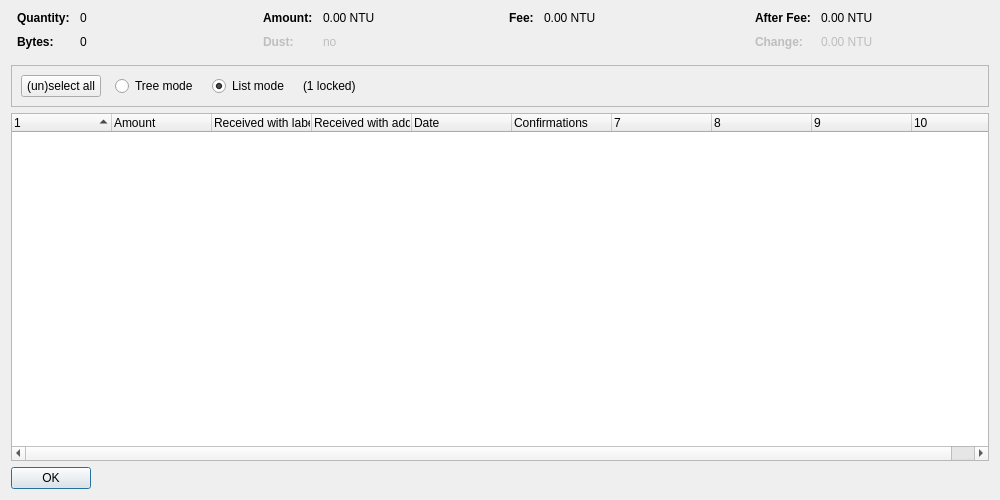
<?xml version="1.0" encoding="UTF-8"?>
<ui version="4.0">
 <class>CoinControlDialog</class>
 <widget class="QDialog" name="CoinControlDialog">
  <property name="geometry">
   <rect>
    <x>0</x>
    <y>0</y>
    <width>1000</width>
    <height>500</height>
   </rect>
  </property>
  <property name="windowTitle">
   <string>Coin Selection</string>
  </property>
  <layout class="QVBoxLayout" name="verticalLayout">
   <item>
    <layout class="QHBoxLayout" name="horizontalLayoutTop" stretch="0,0,0,0">
     <property name="topMargin">
      <number>0</number>
     </property>
     <property name="bottomMargin">
      <number>10</number>
     </property>
     <item>
      <layout class="QFormLayout" name="formLayoutCoinControl1">
       <property name="horizontalSpacing">
        <number>10</number>
       </property>
       <property name="verticalSpacing">
        <number>10</number>
       </property>
       <property name="leftMargin">
        <number>6</number>
       </property>
       <property name="rightMargin">
        <number>6</number>
       </property>
       <item row="0" column="0">
        <widget class="QLabel" name="labelCoinControlQuantityText">
         <property name="font">
          <font>
           <weight>75</weight>
           <bold>true</bold>
          </font>
         </property>
         <property name="text">
          <string>Quantity:</string>
         </property>
        </widget>
       </item>
       <item row="0" column="1">
        <widget class="QLabel" name="labelCoinControlQuantity">
         <property name="cursor">
          <cursorShape>IBeamCursor</cursorShape>
         </property>
         <property name="contextMenuPolicy">
          <enum>Qt::ActionsContextMenu</enum>
         </property>
         <property name="text">
          <string notr="true">0</string>
         </property>
         <property name="textInteractionFlags">
          <set>Qt::LinksAccessibleByMouse|Qt::TextSelectableByKeyboard|Qt::TextSelectableByMouse</set>
         </property>
        </widget>
       </item>
       <item row="1" column="0">
        <widget class="QLabel" name="labelCoinControlBytesText">
         <property name="font">
          <font>
           <weight>75</weight>
           <bold>true</bold>
          </font>
         </property>
         <property name="text">
          <string>Bytes:</string>
         </property>
        </widget>
       </item>
       <item row="1" column="1">
        <widget class="QLabel" name="labelCoinControlBytes">
         <property name="cursor">
          <cursorShape>IBeamCursor</cursorShape>
         </property>
         <property name="contextMenuPolicy">
          <enum>Qt::ActionsContextMenu</enum>
         </property>
         <property name="text">
          <string notr="true">0</string>
         </property>
         <property name="textInteractionFlags">
          <set>Qt::LinksAccessibleByMouse|Qt::TextSelectableByKeyboard|Qt::TextSelectableByMouse</set>
         </property>
        </widget>
       </item>
      </layout>
     </item>
     <item>
      <layout class="QFormLayout" name="formLayoutCoinControl2">
       <property name="horizontalSpacing">
        <number>10</number>
       </property>
       <property name="verticalSpacing">
        <number>10</number>
       </property>
       <property name="leftMargin">
        <number>6</number>
       </property>
       <property name="rightMargin">
        <number>6</number>
       </property>
       <item row="0" column="0">
        <widget class="QLabel" name="labelCoinControlAmountText">
         <property name="font">
          <font>
           <weight>75</weight>
           <bold>true</bold>
          </font>
         </property>
         <property name="text">
          <string>Amount:</string>
         </property>
        </widget>
       </item>
       <item row="0" column="1">
        <widget class="QLabel" name="labelCoinControlAmount">
         <property name="cursor">
          <cursorShape>IBeamCursor</cursorShape>
         </property>
         <property name="contextMenuPolicy">
          <enum>Qt::ActionsContextMenu</enum>
         </property>
         <property name="text">
          <string notr="true">0.00 NTU</string>
         </property>
         <property name="textInteractionFlags">
          <set>Qt::LinksAccessibleByMouse|Qt::TextSelectableByKeyboard|Qt::TextSelectableByMouse</set>
         </property>
        </widget>
       </item>
       <item row="1" column="0">
        <widget class="QLabel" name="labelCoinControlLowOutputText">
         <property name="enabled">
          <bool>false</bool>
         </property>
         <property name="font">
          <font>
           <weight>75</weight>
           <bold>true</bold>
          </font>
         </property>
         <property name="text">
          <string>Dust:</string>
         </property>
        </widget>
       </item>
       <item row="1" column="1">
        <widget class="QLabel" name="labelCoinControlLowOutput">
         <property name="enabled">
          <bool>false</bool>
         </property>
         <property name="cursor">
          <cursorShape>IBeamCursor</cursorShape>
         </property>
         <property name="contextMenuPolicy">
          <enum>Qt::ActionsContextMenu</enum>
         </property>
         <property name="text">
          <string notr="true">no</string>
         </property>
         <property name="textInteractionFlags">
          <set>Qt::LinksAccessibleByMouse|Qt::TextSelectableByKeyboard|Qt::TextSelectableByMouse</set>
         </property>
        </widget>
       </item>
      </layout>
     </item>
     <item>
      <layout class="QFormLayout" name="formLayoutCoinControl3">
       <property name="horizontalSpacing">
        <number>10</number>
       </property>
       <property name="verticalSpacing">
        <number>10</number>
       </property>
       <property name="leftMargin">
        <number>6</number>
       </property>
       <property name="rightMargin">
        <number>6</number>
       </property>
       <item row="0" column="0">
        <widget class="QLabel" name="labelCoinControlFeeText">
         <property name="font">
          <font>
           <weight>75</weight>
           <bold>true</bold>
          </font>
         </property>
         <property name="text">
          <string>Fee:</string>
         </property>
        </widget>
       </item>
       <item row="0" column="1">
        <widget class="QLabel" name="labelCoinControlFee">
         <property name="cursor">
          <cursorShape>IBeamCursor</cursorShape>
         </property>
         <property name="contextMenuPolicy">
          <enum>Qt::ActionsContextMenu</enum>
         </property>
         <property name="text">
          <string notr="true">0.00 NTU</string>
         </property>
         <property name="textInteractionFlags">
          <set>Qt::LinksAccessibleByMouse|Qt::TextSelectableByKeyboard|Qt::TextSelectableByMouse</set>
         </property>
        </widget>
       </item>
      </layout>
     </item>
     <item>
      <layout class="QFormLayout" name="formLayoutCoinControl4">
       <property name="horizontalSpacing">
        <number>10</number>
       </property>
       <property name="verticalSpacing">
        <number>10</number>
       </property>
       <property name="leftMargin">
        <number>6</number>
       </property>
       <property name="rightMargin">
        <number>6</number>
       </property>
       <item row="0" column="0">
        <widget class="QLabel" name="labelCoinControlAfterFeeText">
         <property name="font">
          <font>
           <weight>75</weight>
           <bold>true</bold>
          </font>
         </property>
         <property name="text">
          <string>After Fee:</string>
         </property>
        </widget>
       </item>
       <item row="0" column="1">
        <widget class="QLabel" name="labelCoinControlAfterFee">
         <property name="cursor">
          <cursorShape>IBeamCursor</cursorShape>
         </property>
         <property name="contextMenuPolicy">
          <enum>Qt::ActionsContextMenu</enum>
         </property>
         <property name="text">
          <string notr="true">0.00 NTU</string>
         </property>
         <property name="textInteractionFlags">
          <set>Qt::LinksAccessibleByMouse|Qt::TextSelectableByKeyboard|Qt::TextSelectableByMouse</set>
         </property>
        </widget>
       </item>
       <item row="1" column="0">
        <widget class="QLabel" name="labelCoinControlChangeText">
         <property name="enabled">
          <bool>false</bool>
         </property>
         <property name="font">
          <font>
           <weight>75</weight>
           <bold>true</bold>
          </font>
         </property>
         <property name="text">
          <string>Change:</string>
         </property>
        </widget>
       </item>
       <item row="1" column="1">
        <widget class="QLabel" name="labelCoinControlChange">
         <property name="enabled">
          <bool>false</bool>
         </property>
         <property name="cursor">
          <cursorShape>IBeamCursor</cursorShape>
         </property>
         <property name="contextMenuPolicy">
          <enum>Qt::ActionsContextMenu</enum>
         </property>
         <property name="text">
          <string notr="true">0.00 NTU</string>
         </property>
         <property name="textInteractionFlags">
          <set>Qt::LinksAccessibleByMouse|Qt::TextSelectableByKeyboard|Qt::TextSelectableByMouse</set>
         </property>
        </widget>
       </item>
      </layout>
     </item>
    </layout>
   </item>
   <item>
    <widget class="QFrame" name="frame">
     <property name="minimumSize">
      <size>
       <width>0</width>
       <height>40</height>
      </size>
     </property>
     <property name="frameShape">
      <enum>QFrame::StyledPanel</enum>
     </property>
     <property name="frameShadow">
      <enum>QFrame::Sunken</enum>
     </property>
     <layout class="QHBoxLayout" name="horizontalLayout">
      <item>
       <layout class="QHBoxLayout" name="horizontalLayoutPanel" stretch="0,0,0,0,0">
        <property name="spacing">
         <number>14</number>
        </property>
        <item>
         <widget class="QPushButton" name="pushButtonSelectAll">
          <property name="sizePolicy">
           <sizepolicy hsizetype="Maximum" vsizetype="Fixed">
            <horstretch>0</horstretch>
            <verstretch>0</verstretch>
           </sizepolicy>
          </property>
          <property name="text">
           <string>(un)select all</string>
          </property>
          <property name="autoDefault">
           <bool>false</bool>
          </property>
         </widget>
        </item>
        <item>
         <widget class="QRadioButton" name="radioTreeMode">
          <property name="sizePolicy">
           <sizepolicy hsizetype="Maximum" vsizetype="Fixed">
            <horstretch>0</horstretch>
            <verstretch>0</verstretch>
           </sizepolicy>
          </property>
          <property name="text">
           <string>Tree mode</string>
          </property>
         </widget>
        </item>
        <item>
         <widget class="QRadioButton" name="radioListMode">
          <property name="sizePolicy">
           <sizepolicy hsizetype="Maximum" vsizetype="Fixed">
            <horstretch>0</horstretch>
            <verstretch>0</verstretch>
           </sizepolicy>
          </property>
          <property name="text">
           <string>List mode</string>
          </property>
          <property name="checked">
           <bool>true</bool>
          </property>
         </widget>
        </item>
        <item>
         <widget class="QLabel" name="labelLocked">
          <property name="text">
           <string notr="true">(1 locked)</string>
          </property>
         </widget>
        </item>
        <item>
         <spacer name="horizontalSpacer">
          <property name="orientation">
           <enum>Qt::Horizontal</enum>
          </property>
          <property name="sizeHint" stdset="0">
           <size>
            <width>40</width>
            <height>20</height>
           </size>
          </property>
         </spacer>
        </item>
       </layout>
      </item>
     </layout>
    </widget>
   </item>
   <item>
    <widget class="CoinControlTreeWidget" name="treeWidget">
     <property name="contextMenuPolicy">
      <enum>Qt::CustomContextMenu</enum>
     </property>
     <property name="sortingEnabled">
      <bool>false</bool>
     </property>
     <property name="columnCount">
      <number>10</number>
     </property>
     <attribute name="headerShowSortIndicator" stdset="0">
      <bool>true</bool>
     </attribute>
     <attribute name="headerStretchLastSection">
      <bool>false</bool>
     </attribute>
     <column>
      <property name="text">
       <string/>
      </property>
     </column>
     <column>
      <property name="text">
       <string>Amount</string>
      </property>
     </column>
     <column>
      <property name="text">
       <string>Received with label</string>
      </property>
     </column>
     <column>
      <property name="text">
       <string>Received with address</string>
      </property>
     </column>
     <column>
      <property name="text">
       <string>Date</string>
      </property>
     </column>
     <column>
      <property name="text">
       <string>Confirmations</string>
      </property>
      <property name="toolTip">
       <string>Confirmed</string>
      </property>
     </column>
     <column>
      <property name="text">
       <string/>
      </property>
     </column>
     <column>
      <property name="text">
       <string/>
      </property>
     </column>
     <column>
      <property name="text">
       <string/>
      </property>
     </column>
     <column>
      <property name="text">
       <string/>
      </property>
     </column>
    </widget>
   </item>
   <item>
    <widget class="QDialogButtonBox" name="buttonBox">
     <property name="sizePolicy">
      <sizepolicy hsizetype="Maximum" vsizetype="Fixed">
       <horstretch>0</horstretch>
       <verstretch>0</verstretch>
      </sizepolicy>
     </property>
     <property name="orientation">
      <enum>Qt::Horizontal</enum>
     </property>
     <property name="standardButtons">
      <set>QDialogButtonBox::Ok</set>
     </property>
    </widget>
   </item>
  </layout>
 </widget>
 <customwidgets>
  <customwidget>
   <class>CoinControlTreeWidget</class>
   <extends>QTreeWidget</extends>
   <header>qt/coincontroltreewidget.h</header>
  </customwidget>
 </customwidgets>
 <resources/>
 <connections/>
</ui>
